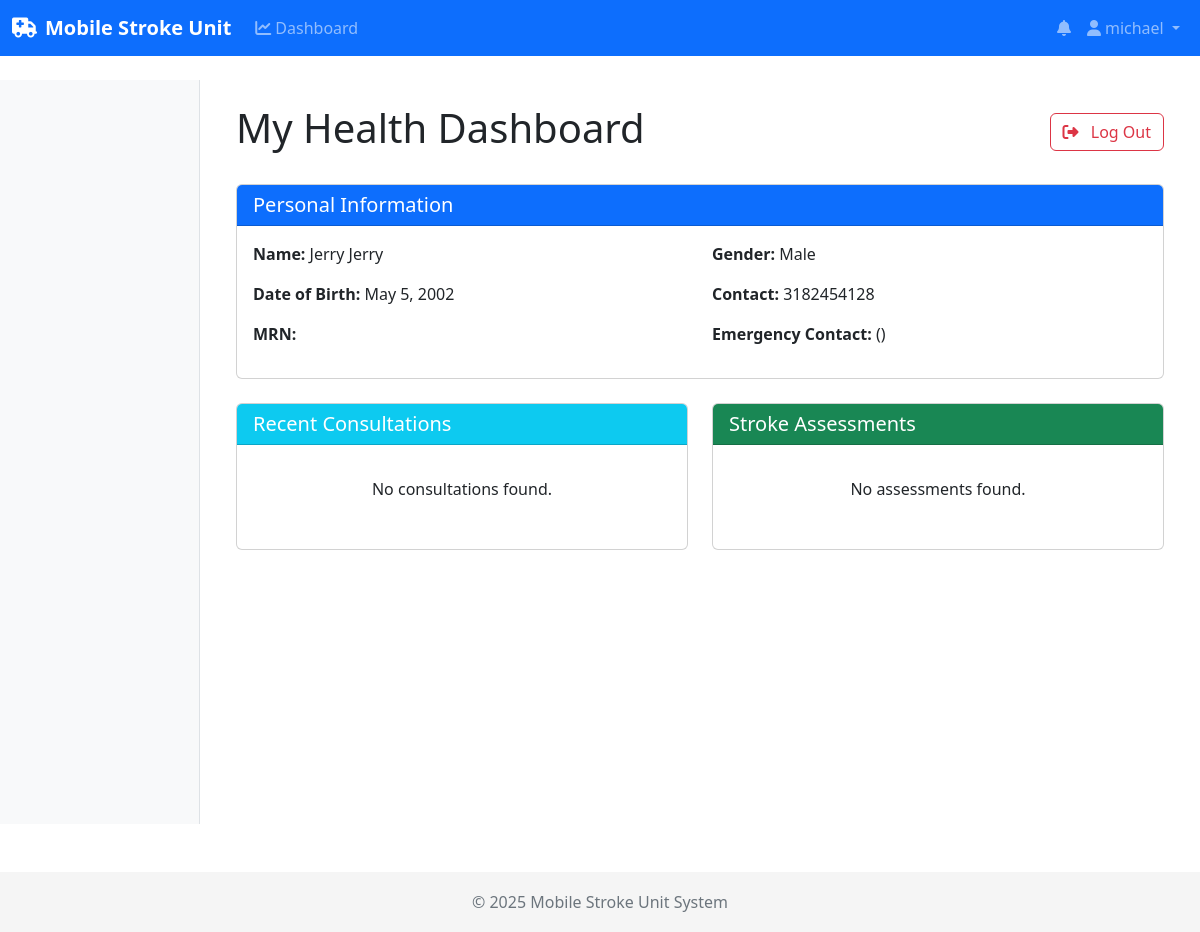
The page /patients/patient_dashboard/ (signed in) on the database its author committed.
### accounts/models.py (models this page shows)
class User(AbstractUser):
    class Role(models.TextChoices):
        PATIENT = 'PATIENT', 'Patient'
        TECHNICIAN = 'TECHNICIAN', 'Technician'
        NEUROLOGIST = 'NEUROLOGIST', 'Neurologist'
    role = models.CharField(
        max_length=20,
        choices=Role.choices,
        default=Role.PATIENT
    )
    phone_number = models.CharField(max_length=15, blank=True)
    groups = models.ManyToManyField(
        'auth.Group',
        related_name='custom_user_set',
        blank=True,
        help_text='The groups this user belongs to. A user will get all permissions granted to each of their groups.',
        verbose_name='groups',
    )
    user_permissions = models.ManyToManyField(
        'auth.Permission',
        related_name='custom_user_set',
        blank=True,
        help_text='Specific permissions for this user.',
        verbose_name='user permissions',
    )
    @property
    def is_patient(self):
        return self.role == self.Role.PATIENT
    @property
    def is_technician(self):
        return self.role == self.Role.TECHNICIAN
    @property
    def is_neurologist(self):
        return self.role == self.Role.NEUROLOGIST

### patients/models.py (models this page shows, shortened)
class Patient(models.Model):
    GENDER_CHOICES = [
        ('M', 'Male'),
        ('F', 'Female'),
        ('O', 'Other'),
    ]
    first_name = models.CharField(max_length=100)
    last_name = models.CharField(max_length=100)
    date_of_birth = models.DateField()
    gender = models.CharField(max_length=1, choices=GENDER_CHOICES)
    phone_number = models.CharField(max_length=15, blank=True)
    address = models.TextField(blank=True)
    emergency_contact_name = models.CharField(max_length=100, blank=True)
    emergency_contact_phone = models.CharField(max_length=15, blank=True)
    medical_history = models.TextField(blank=True)
    current_medications = models.TextField(blank=True)
    allergies = models.TextField(blank=True)
    registered_by = models.ForeignKey(User, on_delete=models.SET_NULL, null=True, related_name='registered_patients')
    registration_date = models.DateTimeField(auto_now_add=True)
    user_account = models.OneToOneField(User, on_delete=models.SET_NULL, null=True, blank=True, related_name='patient_record')
    access_code = models.CharField(max_length=8, unique=True, blank=True, null=True)
    access_code_expiry = models.DateTimeField(blank=True, null=True)
    class Meta:
        ordering = ['-registration_date']

### patients/views.py (the view, shortened to what this page needs)
# urls.py: path('patient_dashboard/', views.patient_dashboard, name='patient_dashboard'),
def patient_dashboard(request):
    if not request.session.get('patient_access_verified'):
        messages.error(request, "Please enter your access code to view your medical information.")
        return redirect('patients:patient_access')
    patient_id = request.session.get('patient_id')
    patient = get_object_or_404(Patient, id=patient_id)
    try:
        from consultations.models import Consultation
        consultations = Consultation.objects.filter(patient=patient).order_by('-requested_at')
    except Exception as e:
        print(f"Error fetching consultations: {e}")
        consultations = []
    try:
        from assessments.models import NIHSSAssessment, VitalSigns
        assessments = NIHSSAssessment.objects.filter(patient=patient).order_by('-assessed_at')
        vital_signs = VitalSigns.objects.filter(patient=patient).order_by('-recorded_at')
    except Exception as e:
        print(f"Error fetching assessments: {e}")
        assessments = []
        vital_signs = []
    try:
        from consultations.models import TPARequest
        tpa_requests = TPARequest.objects.filter(consultation__patient=patient).order_by('-requested_at')
    except Exception as e:
        print(f"Error fetching tPA requests: {e}")
        tpa_requests = []
    access_time = request.session.get('patient_access_time')
    return render(request, 'patients/patient_dashboard.html', {
        'patient': patient,
        'consultations': consultations,
        'assessments': assessments,
        'vital_signs': vital_signs,
        'tpa_requests': tpa_requests,
    })

### templates/patients/patient_dashboard.html (shortened to what this page needs)
{% extends "base.html" %}
{% block content %}
<div class="container py-4">
    <div class="d-flex justify-content-between align-items-center mb-4">
        <h1>My Health Dashboard</h1>
        <a href="{% url 'patients:patient_logout' %}" class="btn btn-outline-danger">
            <i class="fas fa-sign-out-alt me-2"></i> Log Out
        </a>
    </div>
    <div class="card mb-4">
        <div class="card-header bg-primary text-white">
            <h5 class="mb-0">Personal Information</h5>
        </div>
        <div class="card-body">
            <div class="row">
                <div class="col-md-6">
                    <p><strong>Name:</strong> {{ patient.first_name }} {{ patient.last_name }}</p>
                    <p><strong>Date of Birth:</strong> {{ patient.date_of_birth|date:"F j, Y" }}</p>
                    <p><strong>MRN:</strong> {{ patient.mrn }}</p>
                </div>
                <div class="col-md-6">
                    <p><strong>Gender:</strong> {{ patient.get_gender_display }}</p>
                    <p><strong>Contact:</strong> {{ patient.phone_number }}</p>
                    <p><strong>Emergency Contact:</strong> {{ patient.emergency_contact_name }} ({{ patient.emergency_contact_phone }})</p>
                </div>
            </div>
        </div>
    </div>
    <div class="row mb-4">
        <div class="col-md-6">
            <div class="card h-100">
                <div class="card-header bg-info text-white">
                    <h5 class="mb-0">Recent Consultations</h5>
                </div>
                <div class="card-body">
                    {% if consultations %}
                        <div class="list-group">
                            {% for consultation in consultations|slice:":5" %}
                                <div class="list-group-item list-group-item-action flex-column align-items-start">
                                    <div class="d-flex w-100 justify-content-between">
                                        <h5 class="mb-1">{{ consultation.chief_complaint }}</h5>
                                        <small>{{ consultation.requested_at|date:"M d, Y" }}</small>
                                    </div>
                                    <p class="mb-1">Status:
                                        {% if consultation.status == 'REQUESTED' %}
                                            <span class="badge bg-warning">Requested</span>
                                        {% elif consultation.status == 'IN_PROGRESS' %}
                                            <span class="badge bg-primary">In Progress</span>
                                        {% elif consultation.status == 'COMPLETED' %}
                                            <span class="badge bg-success">Completed</span>
                                        {% else %}
                                            <span class="badge bg-secondary">{{ consultation.get_status_display }}</span>
                                        {% endif %}
                                    </p>
                                    {% if consultation.neurologist %}
                                        <small>Neurologist: {{ consultation.neurologist.get_full_name }}</small>
                                    {% endif %}
                                </div>
                            {% endfor %}
                        </div>
                        {% if consultations.count > 5 %}
                            <div class="mt-3 text-center">
                                <button class="btn btn-outline-primary btn-sm" type="button" data-bs-toggle="collapse" data-bs-target="#moreConsultations">
                                    View More Consultations
                                </button>
                            </div>
                            <div class="collapse mt-3" id="moreConsultations">
                                <div class="list-group">
                                    {% for consultation in consultations|slice:"5:" %}
                                        <div class="list-group-item list-group-item-action flex-column align-items-start">
                                            <div class="d-flex w-100 justify-content-between">
                                                <h5 class="mb-1">{{ consultation.chief_complaint }}</h5>
                                                <small>{{ consultation.requested_at|date:"M d, Y" }}</small>
                                            </div>
                                            <p class="mb-1">Status:
                                                {% if consultation.status == 'REQUESTED' %}
                                                    <span class="badge bg-warning">Requested</span>
                                                {% elif consultation.status == 'IN_PROGRESS' %}
                                                    <span class="badge bg-primary">In Progress</span>
                                                {% elif consultation.status == 'COMPLETED' %}
                                                    <span class="badge bg-success">Completed</span>
                                                {% else %}
                                                    <span class="badge bg-secondary">{{ consultation.get_status_display }}</span>
                                                {% endif %}
                                            </p>
                                            {% if consultation.neurologist %}
                                                <small>Neurologist: {{ consultation.neurologist.get_full_name }}</small>
                                            {% endif %}
                                        </div>
                                    {% endfor %}
                                </div>
                            </div>
                        {% endif %}
                    {% else %}
                        <p class="text-center py-3">No consultations found.</p>
                    {% endif %}
                </div>
            </div>
        </div>
        <div class="col-md-6">
            <div class="card h-100">
                <div class="card-header bg-success text-white">
                    <h5 class="mb-0">Stroke Assessments</h5>
                </div>
                <div class="card-body">
                    {% if assessments %}
                        <div class="list-group">
                            {% for assessment in assessments %}
                                <div class="list-group-item list-group-item-action">
                                    <div class="d-flex w-100 justify-content-between">
                                        <h5 class="mb-1">Assessment #{{ assessment.id }}</h5>
                                        <small>{{ assessment.created_at|date:"M d, Y" }}</small>
                                    </div>
                                    <p class="mb-1">
                                        NIHSS Score: <strong>{{ assessment.nihss_score }}</strong>
                                        {% if assessment.nihss_score < 5 %}
                                            <span class="badge bg-success">Minor Stroke</span>
                                        {% elif assessment.nihss_score < 16 %}
                                            <span class="badge bg-warning">Moderate Stroke</span>
                                        {% else %}
                                            <span class="badge bg-danger">Major Stroke</span>
                                        {% endif %}
                                    </p>
                                    <small>Administered by: {{ assessment.administered_by.get_full_name }}</small>
                                </div>
                            {% endfor %}
                        </div>
                    {% else %}
                        <p class="text-center py-3">No assessments found.</p>
                    {% endif %}
                </div>
            </div>
        </div>
    </div>
</div>
{% endblock %}

### templates/base.html (shortened to what this page needs)
<!DOCTYPE html>
<html lang="en">
<head>
    <link href="https://cdn.jsdelivr.net/npm/bootstrap@5.2.3/dist/css/bootstrap.min.css" rel="stylesheet">
    <link rel="stylesheet" href="https://cdnjs.cloudflare.com/ajax/libs/font-awesome/6.1.1/css/all.min.css">
</head>
<body>
    <nav class="navbar navbar-expand-md navbar-dark bg-primary fixed-top">
        <div class="container-fluid">
            <a class="navbar-brand" href="{% url 'home' %}">
                <i class="fas fa-ambulance me-2"></i>Mobile Stroke Unit
            </a>
            <div class="collapse navbar-collapse" id="navbarNav">
                <ul class="navbar-nav me-auto">
                    {% if user.is_authenticated %}
                        {% if user.is_technician %}
                            <li class="nav-item">
                                <a class="nav-link" href="{% url 'consultations:technician_dashboard' %}">
                                    <i class="fas fa-chart-line me-1"></i>Dashboard
                                </a>
                            </li>
                            <li class="nav-item">
                                <a class="nav-link" href="{% url 'patients:list' %}">
                                    <i class="fas fa-users me-1"></i>Patients
                                </a>
                            </li>
                            <li class="nav-item">
                                <a class="nav-link" href="{% url 'patients:register_patient' %}">
                                    <i class="fas fa-user-plus me-1"></i>New Patient
                                </a>
                            </li>
                        {% elif user.is_patient %}
                            <li class="nav-item">
                                <a class="nav-link" href="{% url 'patients:dashboard' %}">
                                    <i class="fas fa-chart-line me-1"></i>Dashboard
                                </a>
                            </li>
                        {% endif %}
                    {% endif %}
                </ul>
                <ul class="navbar-nav">
                    {% if user.is_authenticated %}
                        <li class="nav-item position-relative">
                            <a class="nav-link" href="{% url 'consultations:notifications' %}">
                                <i class="fas fa-bell"></i>
                            </a>
                        </li>
                        <li class="nav-item dropdown">
                            <a class="nav-link dropdown-toggle" href="#" id="navbarDropdown" role="button" data-bs-toggle="dropdown">
                                <i class="fas fa-user me-1"></i>{{ user.get_full_name|default:user.username }}
                            </a>
                        </li>
                    {% endif %}
                </ul>
            </div>
        </div>
    </nav>
    <div class="container-fluid content mt-4 mb-5">
        {% block content_full %}
            <div class="row">
                {% block sidebar %}
                    {% if user.is_authenticated %}
                        <div class="col-md-3 col-lg-2 d-md-block sidebar collapse">
                        </div>
                        <main class="col-md-9 col-lg-10 px-md-4">
                            {% block content %}{% endblock %}
                        </main>
                    {% else %}
                        <main class="col-12">
                            {% block main_content %}{% endblock %}
                        </main>
                    {% endif %}
                {% endblock %}
            </div>
        {% endblock %}
    </div>
    <footer class="footer">
        <div class="container text-center">
            <span class="text-muted">© {% now 'Y' %} Mobile Stroke Unit System</span>
        </div>
    </footer>
</body>
</html>

### templates/base.html (style rules this page uses)
body { padding-top: 56px; min-height: 100vh; display: flex; flex-direction: column; }
.content { flex: 1; }
.navbar-brand { font-weight: bold; }
.sidebar { min-height: calc(100vh - 56px); background-color: #f8f9fa; border-right: 1px solid #dee2e6; padding-top: 20px; }
.footer { margin-top: auto; height: 60px; background-color: #f5f5f5; display: flex; align-items: center; }

### rows shown on the page
User: get_full_name "michael"
Patient: first_name "Jerry", last_name "Jerry", date_of_birth "May 5, 2002", gender "Male", phone_number "3182454128"
